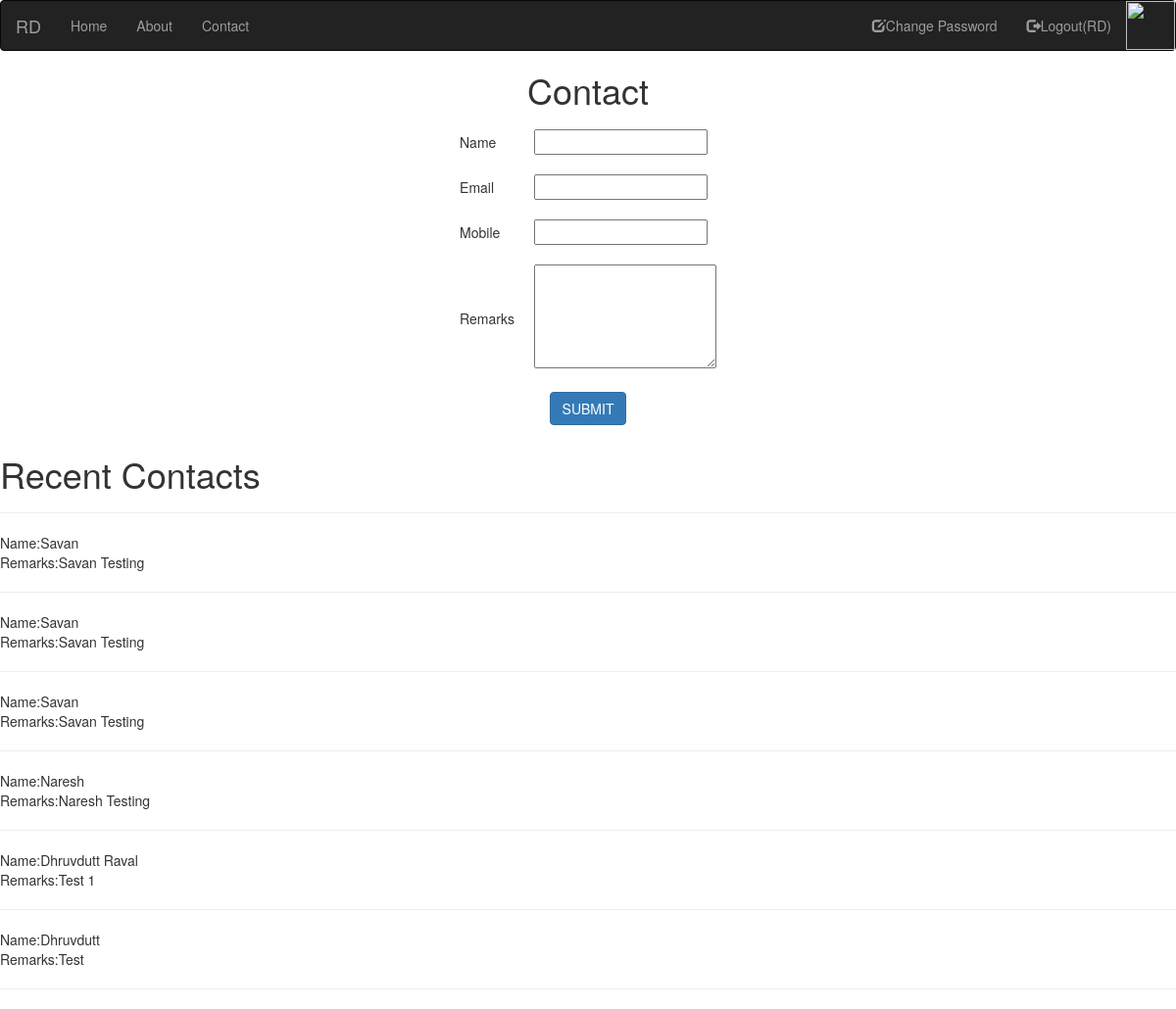
The page /contact/ (signed in) on the database its author committed.
### myapp/models.py (models this page shows, shortened)
class Contact(models.Model):
	name=models.CharField(max_length=100)
	email=models.CharField(max_length=100)
	mobile=models.CharField(max_length=100)
	remarks=models.TextField()

### myapp/views.py (the view)
# urls.py: path('contact/',views.contact,name='contact'),
def contact(request):
	if request.method=="POST":
		Contact.objects.create(
			name=request.POST['name'],
			email=request.POST['email'],
			mobile=request.POST['mobile'],
			remarks=request.POST['remarks']
			)
		msg="Contact Saved Successfully"
		contacts=Contact.objects.all().order_by('-id')
		return render(request,'contact.html',{'msg':msg,'contacts':contacts})
	else:
		contacts=Contact.objects.all().order_by('-id')
		return render(request,'contact.html',{'contacts':contacts})

### myapp/templates/contact.html (shortened to what this page needs)
{% extends 'header.html' %}
{% block content %}
<!DOCTYPE html>
<html>
<head>
</head>
<body>
	<center>
		<h1>Contact</h1>
		<form name="contact" method="post" action="{% url 'contact' %}">
			<table>
				<tr>
					<td>Name</td>
					<td><input type="text" name="name"></td>
				</tr>
				<tr>
					<td>Email</td>
					<td><input type="text" name="email"></td>
				</tr>
				<tr>
					<td>Mobile</td>
					<td><input type="text" name="mobile"></td>
				</tr>
				<tr>
					<td>Remarks</td>
					<td><textarea rows="5" cols="22" name="remarks"></textarea></td>
				</tr>
				<tr>
					<td colspan="2" align="center">
						<input type="submit" value="SUBMIT" class="btn btn-primary">
					</td>
				</tr>
			</table>
		</form>
	</center>
	<h1>Recent Contacts</h1>
	<hr>
	{% for i in contacts %}
		Name:{{i.name}}<br>
		Remarks:{{i.remarks}}<br><hr>
	{% endfor %}
</body>
</html>
{% endblock %}

### myapp/templates/header.html (style rules this page uses)
tr,td { padding:10px; }

### rows shown on the page
Contact: name "Savan", remarks "Savan Testing"
Contact: name "Savan", remarks "Savan Testing"
Contact: name "Savan", remarks "Savan Testing"
Contact: name "Naresh", remarks "Naresh Testing"
Contact: name "Dhruvdutt Raval", remarks "Test 1"
Contact: name "Dhruvdutt", remarks "Test"

### other values the page prints
{{ request.session.fname }} "RD"
